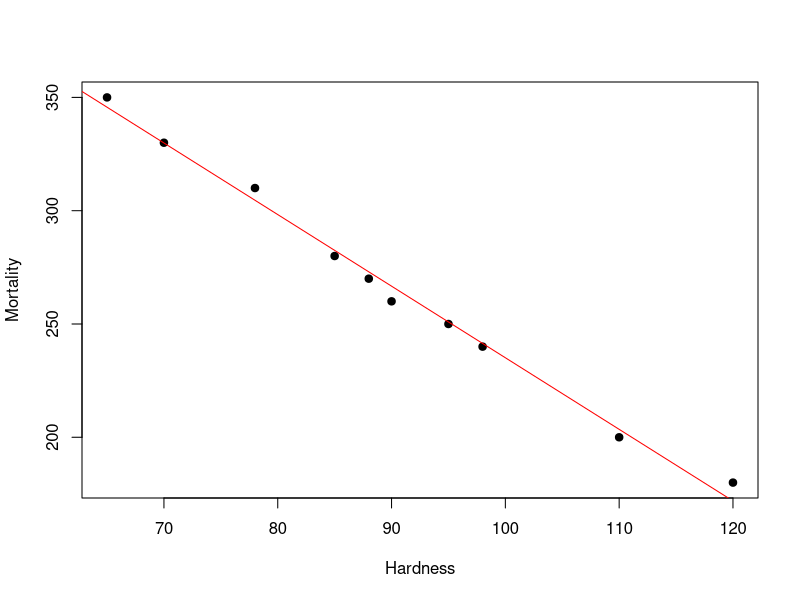

The R source for this figure:
water <- data.frame(
  hardness=c(98,78,90,85,110,95,70,88,65,120),
  mortality=c(240,310,260,280,200,250,330,270,350,180)
)

plot(water$hardness, water$mortality,
     xlab="Hardness",
     ylab="Mortality",
     pch=19)

model <- lm(mortality ~ hardness, data=water)

abline(model,col="red")

predict(model,data.frame(hardness=88))
